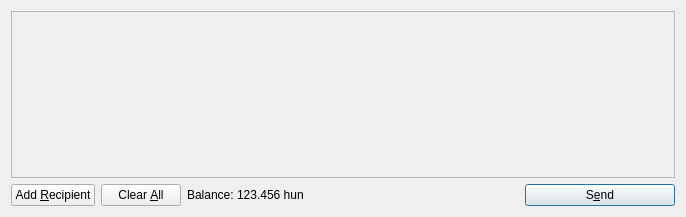
<?xml version="1.0" encoding="UTF-8"?>
<ui version="4.0">
 <class>SendCoinsDialog</class>
 <widget class="QDialog" name="SendCoinsDialog">
  <property name="geometry">
   <rect>
    <x>0</x>
    <y>0</y>
    <width>686</width>
    <height>217</height>
   </rect>
  </property>
  <property name="windowTitle">
   <string>Send Coins</string>
  </property>
  <layout class="QVBoxLayout" name="verticalLayout">
   <item>
    <widget class="QScrollArea" name="scrollArea">
     <property name="widgetResizable">
      <bool>true</bool>
     </property>
     <widget class="QWidget" name="scrollAreaWidgetContents">
      <property name="geometry">
       <rect>
        <x>0</x>
        <y>0</y>
        <width>666</width>
        <height>165</height>
       </rect>
      </property>
      <layout class="QVBoxLayout" name="verticalLayout_2">
       <property name="margin">
        <number>0</number>
       </property>
       <item>
        <layout class="QVBoxLayout" name="entries">
         <property name="spacing">
          <number>6</number>
         </property>
        </layout>
       </item>
       <item>
        <spacer name="verticalSpacer">
         <property name="orientation">
          <enum>Qt::Vertical</enum>
         </property>
         <property name="sizeHint" stdset="0">
          <size>
           <width>20</width>
           <height>40</height>
          </size>
         </property>
        </spacer>
       </item>
      </layout>
     </widget>
    </widget>
   </item>
   <item>
    <layout class="QHBoxLayout" name="horizontalLayout">
     <item>
      <widget class="QPushButton" name="addButton">
       <property name="toolTip">
        <string>Send to multiple recipients at once</string>
       </property>
       <property name="text">
        <string>Add &amp;Recipient</string>
       </property>
       <property name="icon">
        <iconset resource="../bitcoin.qrc">
         <normaloff>:/icons/add</normaloff>:/icons/add</iconset>
       </property>
       <property name="autoDefault">
        <bool>false</bool>
       </property>
      </widget>
     </item>
     <item>
      <widget class="QPushButton" name="clearButton">
       <property name="sizePolicy">
        <sizepolicy hsizetype="Minimum" vsizetype="Fixed">
         <horstretch>0</horstretch>
         <verstretch>0</verstretch>
        </sizepolicy>
       </property>
       <property name="toolTip">
        <string>Remove all transaction fields</string>
       </property>
       <property name="text">
        <string>Clear &amp;All</string>
       </property>
       <property name="icon">
        <iconset resource="../bitcoin.qrc">
         <normaloff>:/icons/remove</normaloff>:/icons/remove</iconset>
       </property>
       <property name="autoRepeatDelay">
        <number>300</number>
       </property>
       <property name="autoDefault">
        <bool>false</bool>
       </property>
      </widget>
     </item>
     <item>
      <layout class="QHBoxLayout" name="horizontalLayout_2">
       <property name="spacing">
        <number>3</number>
       </property>
       <item>
        <widget class="QLabel" name="label">
         <property name="text">
          <string>Balance:</string>
         </property>
        </widget>
       </item>
       <item>
        <widget class="QLabel" name="labelBalance">
         <property name="cursor">
          <cursorShape>IBeamCursor</cursorShape>
         </property>
         <property name="text">
          <string>123.456 hun</string>
         </property>
         <property name="textInteractionFlags">
          <set>Qt::LinksAccessibleByMouse|Qt::TextSelectableByKeyboard|Qt::TextSelectableByMouse</set>
         </property>
        </widget>
       </item>
      </layout>
     </item>
     <item>
      <spacer name="horizontalSpacer">
       <property name="orientation">
        <enum>Qt::Horizontal</enum>
       </property>
       <property name="sizeHint" stdset="0">
        <size>
         <width>40</width>
         <height>20</height>
        </size>
       </property>
      </spacer>
     </item>
     <item>
      <widget class="QPushButton" name="sendButton">
       <property name="minimumSize">
        <size>
         <width>150</width>
         <height>0</height>
        </size>
       </property>
       <property name="toolTip">
        <string>Confirm the send action</string>
       </property>
       <property name="text">
        <string>S&amp;end</string>
       </property>
       <property name="icon">
        <iconset resource="../bitcoin.qrc">
         <normaloff>:/icons/send</normaloff>:/icons/send</iconset>
       </property>
       <property name="default">
        <bool>true</bool>
       </property>
      </widget>
     </item>
    </layout>
   </item>
  </layout>
 </widget>
 <resources>
  <include location="../bitcoin.qrc"/>
 </resources>
 <connections/>
</ui>
